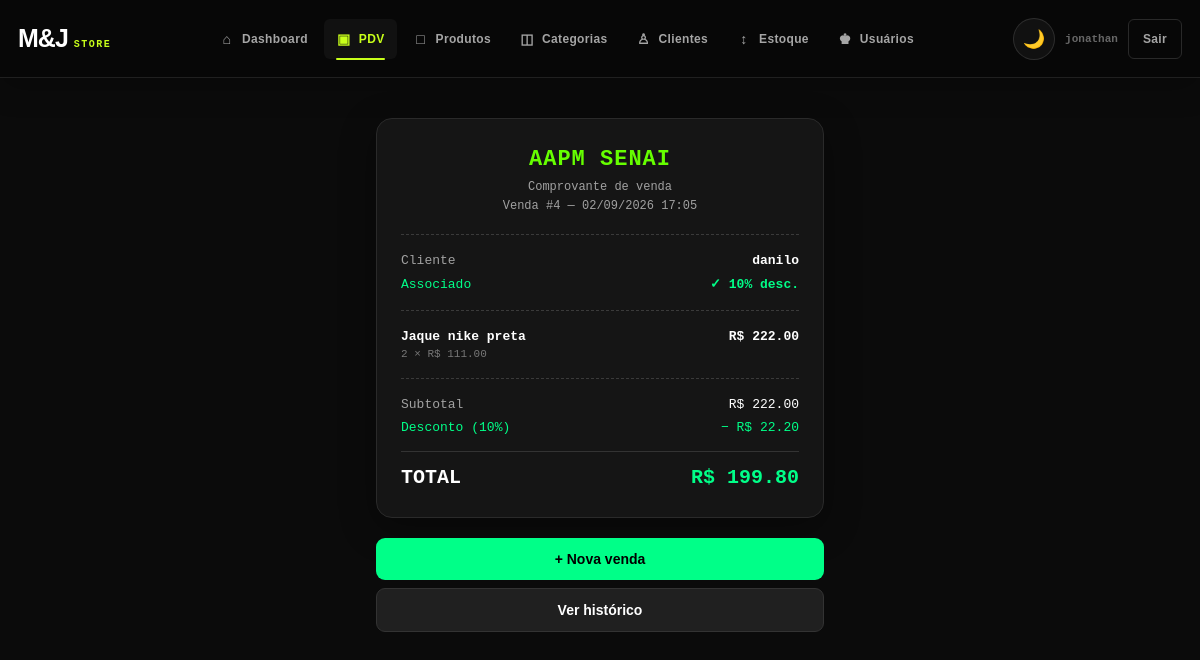
The page /pdv/venda/4 (signed in) on the database its author committed.
### app/models/venda.py (models this page shows, shortened)
class Venda(Base):
    __tablename__ = "vendas"
    id = Column(
        Integer,
        primary_key=True,
        index=True
    )
    cliente_id = Column(
        Integer,
        ForeignKey(
            "clientes.id",
            ondelete="SET NULL"
        ),
        nullable=True
    )
    usuario_id = Column(
        Integer,
        ForeignKey(
            "usuarios.id",
            ondelete="SET NULL"
        ),
        nullable=True
    )
    desconto_percentual = Column(
        Float,
        nullable=False,
        default=0.0
    )
    total_bruto = Column(
        Float,
        nullable=False,
        default=0.0
    )
    total_liquido = Column(
        Float,
        nullable=False,
        default=0.0
    )
    observacao = Column(
        String(255),
        nullable=True
    )
    criado_em = Column(
        DateTime,
        server_default=func.now()
    )
    cliente = relationship(
        "Cliente",
        back_populates="vendas"
    )
    usuario = relationship(
        "Usuario",
        backref="vendas"
    )
    itens = relationship(
        "ItemVenda",
        back_populates="venda",
        cascade="all, delete-orphan"
    )
    pagamentos = relationship(
        "Pagamento",
        back_populates="venda",
        cascade="all, delete-orphan"
    )

class ItemVenda(Base):
    __tablename__ = "itens_venda"
    id = Column(
        Integer,
        primary_key=True,
        index=True
    )
    venda_id = Column(
        Integer,
        ForeignKey(
            "vendas.id",
            ondelete="CASCADE"
        ),
        nullable=False
    )
    produto_id = Column(
        Integer,
        ForeignKey(
            "produtos.id",
            ondelete="SET NULL"
        ),
        nullable=True
    )
    produto_nome = Column(
        String(150),
        nullable=False
    )
    quantidade = Column(
        Integer,
        nullable=False
    )
    preco_unitario = Column(
        Float,
        nullable=False
    )
    venda = relationship(
        "Venda",
        back_populates="itens"
    )
    produto = relationship(
        "Produto",
        backref="itens_venda"
    )

### app/models/cliente.py (models this page shows)
class Cliente(Base):
    __tablename__ = "clientes"
    id = Column(
        Integer,
        primary_key=True,
        index=True
    )
    nome = Column(
        String(150),
        nullable=False
    )
    matricula = Column(
        String(100),
        unique=True,
        nullable=True
    )
    telefone = Column(
        String(30),
        nullable=True
    )
    is_associado = Column(
        Boolean,
        default=False,
        nullable=False
    )
    ativo = Column(
        Boolean,
        default=True,
        nullable=False
    )
    desconto_percentual = Column(
        Float,
        default=0.0,
        nullable=False
    )
    criado_em = Column(
        DateTime,
        server_default=func.now(),
        nullable=False
    )
    vendas = relationship(
        "Venda",
        back_populates="cliente"
    )

### app/controllers/pdv_controller.py (the view)
@router.get(
    "/venda/{venda_id}"
)
def comprovante(
    venda_id: int,
    request: Request,
    db: Session = Depends(get_db),
    usuario=Depends(
        get_usuario_logado
    )
):
    venda = (
        db.query(Venda)
        .filter(
            Venda.id == venda_id
        )
        .first()
    )
    if not venda:
        return redirecionar_erro(
            "venda_inexistente"
        )
    return templates.TemplateResponse(
        request=request,
        name="pdv/comprovante.html",
        context={
            "request":
                request,
            "venda":
                venda,
            "usuario":
                usuario
        }
    )

### app/templates/pdv/comprovante.html (shortened to what this page needs)
<!DOCTYPE html>
<html lang="pt-BR">
<head>
    <link rel="stylesheet" href="/static/css/navbar.css">
</head>
<body>
    {% include "shared/navbar.html" %}
    <main class="pagina">
        <div class="cupom">
            <div class="cabecalho">
                <div class="titulo">
                    AAPM SENAI
                </div>
                <div class="subtitulo">
                    Comprovante de venda<br>
                    Venda #{{ venda.id }}
                    {% if venda.criado_em %}
                        — {{ venda.criado_em.strftime('%d/%m/%Y %H:%M') }}
                    {% endif %}
                </div>
            </div>
            <hr class="linha-sep">
            {% if venda.cliente %}
                <div class="item-linha">
                    <span>Cliente</span>
                    <span>{{ venda.cliente.nome }}</span>
                </div>
                {% if venda.cliente.is_associado %}
                    <div class="item-linha desc-linha">
                        <span>Associado</span>
                        <span>
                            ✓ {{ venda.desconto_percentual|int }}% desc.
                        </span>
                    </div>
                {% endif %}
                <hr class="linha-sep">
            {% endif %}
            {% for item in venda.itens %}
                <div class="produto">
                    <div class="item-linha">
                        <span class="produto-nome">
                            {{ item.produto_nome }}
                        </span>
                        <span class="produto-preco">
                            R$ {{ "%.2f"|format(item.subtotal) }}
                        </span>
                    </div>
                    <div class="item-desc">
                        {{ item.quantidade }}
                        ×
                        R$ {{ "%.2f"|format(item.preco_unitario) }}
                    </div>
                </div>
            {% endfor %}
            <hr class="linha-sep">
            <div class="total-linha">
                <span>Subtotal</span>
                <span>
                    R$ {{ "%.2f"|format(venda.total_bruto) }}
                </span>
            </div>
            {% if venda.desconto_valor and venda.desconto_valor > 0 %}
                <div class="total-linha desconto">
                    <span>
                        Desconto
                        ({{ venda.desconto_percentual|int }}%)
                    </span>
                    <span>
                        − R$ {{ "%.2f"|format(venda.desconto_valor) }}
                    </span>
                </div>
            {% endif %}
            <div class="total-final">
                <span>TOTAL</span>
                <span>
                    R$ {{ "%.2f"|format(venda.total_liquido) }}
                </span>
            </div>
        </div>
        <div class="botoes">
            <a href="/pdv" class="btn btn-nova">
                + Nova venda
            </a>
            <a href="/pdv/historico" class="btn btn-hist">
                Ver histórico
            </a>
        </div>
    </main>
</body>
</html>

### app/static/css/navbar.css (style rules this page uses)
:root { --navbar-bg: #080808; --navbar-border: #202020; --navbar-text: #a5a5a5; --navbar-hover: #ffffff; --navbar-neon: #c8ff1a; }
body { padding-top: 78px !important; }

### app/templates/pdv/comprovante.html (style rules this page uses)
* { box-sizing: border-box; margin: 0; padding: 0; }
body { font-family: "Courier New", monospace; background: #0b0b0b; color: #ffffff; min-height: 100vh; padding-bottom: 40px; }
.pagina { width: 100%; max-width: 480px; margin: 40px auto; padding: 0 16px; }
.cupom { background: #151515; border: 1px solid #2a2a2a; border-radius: 16px; padding: 28px 24px; box-shadow: 0 10px 35px rgba(0, 0, 0, 0.35); }
.cabecalho { text-align: center; }
.titulo { color: #66ff00; font-size: 22px; font-weight: 800; letter-spacing: 1px; margin-bottom: 6px; }
.subtitulo { color: #a1a1a1; font-size: 12px; line-height: 1.6; }
.linha-sep { border: 0; border-top: 1px dashed #3a3a3a; margin: 18px 0; }
.item-linha { display: flex; justify-content: space-between; align-items: center; gap: 15px; font-size: 13px; margin-bottom: 8px; }
.item-linha span:first-child { color: #a1a1a1; }
.item-linha span:last-child { color: #ffffff; font-weight: 700; text-align: right; }
.desc-linha { color: #00ff88 !important; }
.desc-linha span { color: #00ff88 !important; }
.produto { margin-bottom: 15px; }
.produto .item-linha { margin-bottom: 4px; }
.produto-nome { color: #ffffff !important; font-weight: 700; word-break: break-word; }
.produto-preco { color: #ffffff !important; white-space: nowrap; }
.item-desc { color: #777777; font-size: 11px; padding-left: 0; }
.total-linha { display: flex; justify-content: space-between; align-items: center; font-size: 13px; margin-bottom: 8px; color: #a1a1a1; }
.total-linha span:last-child { color: #ffffff; }
.desconto { color: #00ff88 !important; }
.desconto span { color: #00ff88 !important; }
.total-final { display: flex; justify-content: space-between; align-items: center; gap: 15px; margin-top: 16px; padding-top: 14px; border-top: 1px solid #333333; font-size: 20px; font-weight: 800; }
.total-final span:last-child { color: #00ff88; white-space: nowrap; }
.botoes { margin-top: 20px; }
.btn { display: block; width: 100%; text-align: center; padding: 13px 16px; border-radius: 9px; font-family: Arial, sans-serif; font-size: 14px; font-weight: 700; text-decoration: none; transition: 0.2s ease; }
.btn-nova { background: #00ff88; color: #000000; }
.btn-hist { background: #202020; color: #ffffff; border: 1px solid #333333; margin-top: 8px; }

### rows shown on the page
Venda: id "4", criado_em "02/09/2026 17:05", desconto_percentual "10", total_bruto "222.00", desconto_valor "22.20", total_liquido "199.80"
Cliente: cliente.nome "danilo"
ItemVenda: produto_nome "Jaque nike preta", subtotal "222.00", quantidade "2", preco_unitario "111.00"
